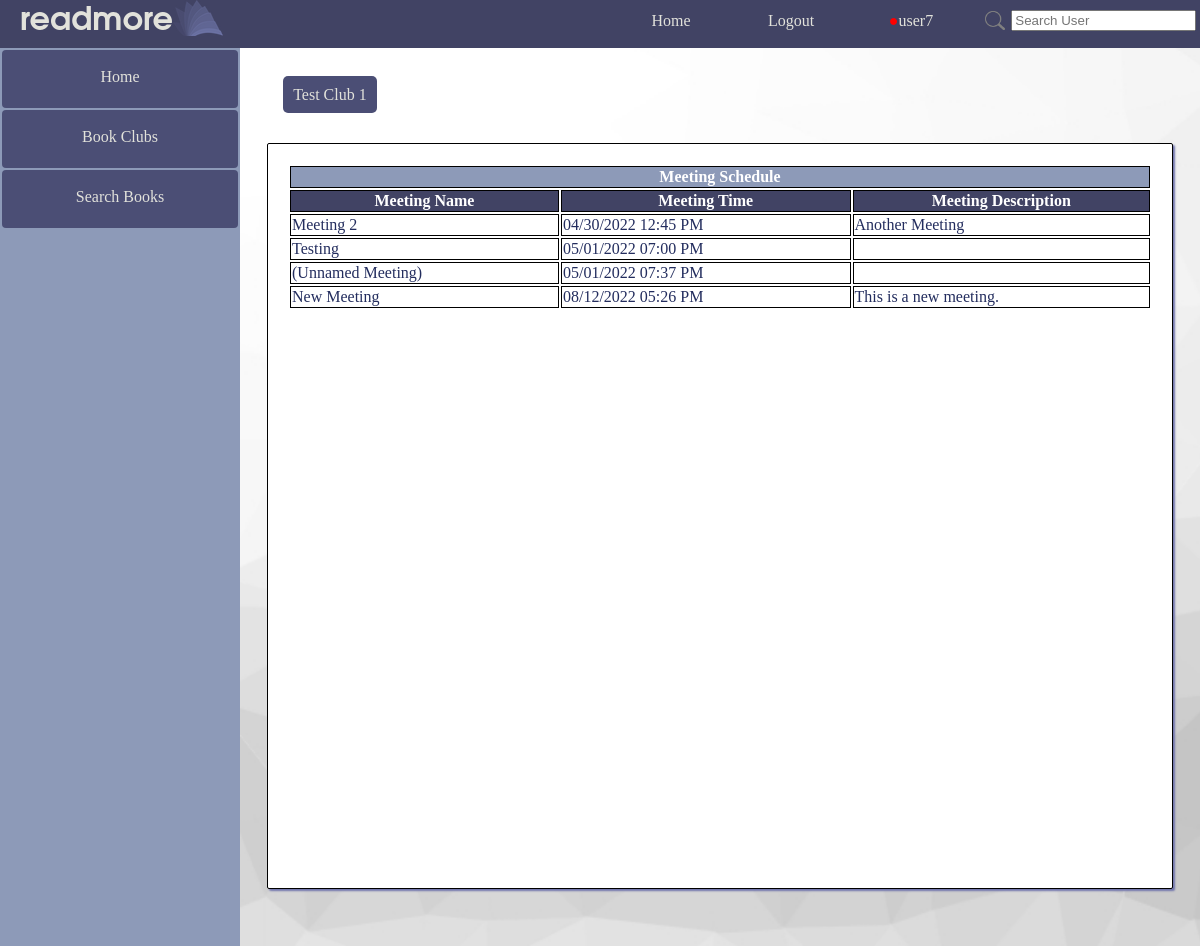
/readmore/club_schedule/2/ (signed in), run on the app's committed database.
### readmore_app/models.py (models this page shows)
class Club(models.Model):
    club_id = models.AutoField(primary_key=True)
    club_name = models.CharField(max_length=100)
    club_description = models.TextField(blank=True)
    club_owner = models.ForeignKey(UserExt, on_delete=models.CASCADE)
    club_users = models.ManyToManyField(UserExt, related_name="user_clubs")
    club_pending_invites = models.ManyToManyField('UserExt', related_name="pending_invites", blank=True)
    club_library = models.ManyToManyField('ClubBook', related_name='clubs', blank=True)

class Meeting(models.Model):
    meeting_id = models.AutoField(primary_key=True)
    meeting_name = models.CharField(max_length=100, blank=True)
    meeting_description = models.TextField(blank=True)
    meeting_club = models.ForeignKey(Club, models.CASCADE)
    meeting_time = models.DateTimeField()
    @staticmethod
    def update_meetings(club_id):
        club = Club.objects.get(pk=club_id)
        club_meetings = Meeting.objects.filter(meeting_club=club)
        delete_ids = []
        for meeting in club_meetings:
            if meeting.meeting_time < timezone.now():
                delete_ids.append(meeting.meeting_id)
        for id in delete_ids:
            Meeting.objects.get(pk=id).delete()
        return bool(delete_ids)

### readmore_app/views.py (the view)
# urls.py: path('club_schedule/<int:club_id>/', views.club_schedule, name='club_schedule'),
def club_schedule(request, club_id):
    if not request.user.is_authenticated:
        return HttpResponseRedirect(reverse("readmore_app:login"))
    real_user = UserExt.objects.get(pk=request.user.id)
    club = get_object_or_404(Club, club_id=club_id)
    meetings = Meeting.objects.filter(meeting_club=club).order_by('meeting_time')
    Meeting.update_meetings(club_id)
    if real_user == club.club_owner:
        message = False
        if request.method != "POST":
            form = meetingform()
            return render(request, "readmore_app/schedule.html", {"real_user": real_user, "club": club, 'meetings': meetings, 'form': form})
        else:
            form = meetingform(request.POST)
            if form.is_valid():
                new_meeting = Meeting()
                new_meeting.meeting_club = club
                new_meeting.meeting_name = form.cleaned_data['meeting_name']
                new_meeting.meeting_time = datetime.combine(form.cleaned_data['meeting_date'], form.cleaned_data['meeting_time'])
                new_meeting.meeting_description = form.cleaned_data['meeting_description']
                new_meeting.save()
                message = "New Meeting Saved to Schedule"
                form = meetingform()
            meetings = Meeting.objects.filter(meeting_club=club).order_by('meeting_time')
            return render(request, "readmore_app/schedule.html", {"real_user": real_user, "club": club, 'meetings': meetings, 'form': form, 'message': message})
    else:
        return render(request, "readmore_app/schedule_member_view.html", {"real_user": real_user, 'meetings': meetings, "club": club})

### readmore_app/templatetags/extras.py (called while the page is built)
@register.simple_tag
def num_notifications(user_id):
    try:
        this_user = UserExt.objects.get(pk=user_id)
        return Notification.objects.filter(notification_user=this_user).count()
    except Exception as e:
        return ""

### readmore_app/templates/readmore_app/schedule_member_view.html (shortened to what this page needs)
{% extends parent_template|default:"base.html" %}
{% load static %}
{% load extras %}
{% block content %}
<div style="display:flex;flex-direction: column;align-items: center;padding: 4% 0%;margin-left:0%;height:fit-content;">
<div style="align-self: flex-start;margin-left: 4.5%;">
	<a class="anchor_button" href="{% url 'readmore_app:club' club.club_id %}" style="margin-top: 1.5%; ">{{ club.club_name }}</a>
</div>
<div class="basic_card" style="width: 90%;">
<center>
    <table id="schedule" style="margin-bottom: 100px; width: 100%;">
        <tr><th colspan="3" style="text-align: center; background: #8d9ab8; color: white;">Meeting Schedule</th></tr>
        <tr>
            <th style="background: #414364; color: white;">Meeting Name</th>
            <th style="background: #414364; color: white;">Meeting Time</th>
            <th style="background: #414364; color: white;">Meeting Description</th>
        </tr>
        {% for meeting in meetings %}
        <tr>
            <td style="max-width: 20vw; word-wrap: break-word;">{% if not meeting.meeting_name %}(Unnamed Meeting){% endif %}{{ meeting.meeting_name }}</td>
            <td style="max-width: 15vw;">{{ meeting.meeting_time|date:'m/d/Y h:i A' }}</td>
            <td style="max-width: 40vw;word-wrap: break-word;">{{ meeting.meeting_description }}</td>
        </tr>
        {% endfor %}
    </table>
    </center>
</div>
{% endblock %}

### templates/base.html (shortened to what this page needs)
{% load extras %}
{% load static %}
<!DOCTYPE html>
<html lang="en">
  <head>
    <link rel=stylesheet href="{% static 'readmore_app/style.css' %}">
  </head>
  <body>
    <div class="container" >
      <div class="navbar navbar_wrapper">
        <div class="navbar">
          <div><h2 class="logo">readmore</h2></div>
          <div><img src="{% static 'readmore_app/logo_small.png' %}"></div>
        </div>
        <div class="navbar_links" style="padding-right:2%;">
          <a class="link" href="{% url 'readmore_app:index' %}">Home</a>
          {% if not user.is_authenticated %}
          <a class="link" href="{% url 'readmore_app:login' %}" >Login</a>
          <a class="link" href="{% url 'readmore_app:registration' %}">Register</a>
          {% else %}
          <a href="{% url 'readmore_app:logout' %}" >Logout</a>
          <div id="drop">
              {% num_notifications user.id as has_notifications %}
              <a  href="{% url 'readmore_app:profile' user.id %}" style="padding-bottom:17px;"><span id="notification_dot" style="color: red;">{% if has_notifications %}●{% endif %}</span>{{ user.username }}</a>
          </div>
          <div style="padding: 0.5%;">
            <form style="display: flex; left: 0px; position: relative; top:7px; align-items: center;" class="link" method="POST" action="{% url 'readmore_app:user_search_results' %}">
              <input type="image" width="20px" style="margin-right: 3%;" src="{% static 'readmore_app/logo_search.png' %}">
              <input type="text" placeholder="Search User" name="search_query" >
            </form>
          </div>
          {% endif %}
        </div>
      </div>
      <div class="content-container">
          {% if user.is_authenticated %}
          <div class="sidebar">
              <a href="{% url 'readmore_app:index' %}">Home</a>
              <a href="{% url 'readmore_app:book_clubs' %}">Book Clubs</a>
              <a href="{% url 'readmore_app:search_book' %}">Search Books</a>
          </div>
          <main style="margin:0;">
          {% endif %}
          {% block content %}{% endblock %}
          </main>
      </div>
    </div>
  </body>
</html>

### readmore_app/static/readmore_app/style.css (style rules this page uses)
body { font-family: Garamond, Georgia, serif; margin:0; overflow: hidden; }
a { text-decoration: none; }
h2.logo { color:#e2e2db; font-family:Arial, Helvetica, sans-serif; font-weight:800px; margin-left: 20px; font-size:32px; margin-top: 6px; }
.container { display:flex; flex-flow: column; height: inherit; overflow: hidden; }
.content-container { display: flex; justify-content: start; flex-direction: row; flex-wrap: nowrap; height: 100vh; }
h2.logo { color:#e2e2db; font-family: Avantgarde, TeX Gyre Adventor, URW Gothic L, sans-serif; font-weight:800px; margin-left: 20px; font-size:32px; margin-top: 6px; }
main { background-image: url(white_background.jpg); background-attachment:scroll; background-size:cover; display: flex; width: 80%; min-height: 100%; height: 100% auto; color: #232D5E; overflow-y: auto; overflow-x: hidden; justify-content:center; }
main > * { margin-left: 4.5%; }
main > div { width: 100%; }
#drop { display: flex; flex-direction: column; align-content: center; align-items: center; margin-right:2%; }
.basic_card { border-radius: 2px; box-shadow: 2px 2px 2px#7074ac; border-color: black; width: 100%; background-color: white; min-height: 70vh; height:fit-content; overflow: hidden; border-style: solid; border-width: 1px; padding: 20px; padding-bottom: 10%; margin: 4%; }
.anchor_button { border-radius: 5px; color: #e2e2db; height: auto; width: fit-content; border: none; padding: 10px; background: #4b4e75; }
div.sidebar { position: relative; text-align: center; background: #8d9ab8; width:20%; height:100vh; }
.sidebar a { margin: 2px 2px 2px 2px; border-radius: 4px; color: #e2e2db; height: 30px; display:block; width:auto; border:none; padding: 10px; padding-top: 18px ; background: #4b4e75; }
.navbar_wrapper { padding-right: 2%; width:100%; }
.navbar { height:3em; }
div.navbar { float:initial; display: flex; border: none; position: relative; background: #414364; z-index: 1; justify-content: space-between; }
.navbar a { min-width: 120px; text-align: center; border-radius: 4px; font-size: medium; text-decoration: none; color: #e2e2db; background: none; padding: 12px 0px; }
.navbar_links { float:initial; display: flex; border: none; position: relative; z-index: 1; justify-content: space-between; }

### readmore_app/templates/readmore_app/schedule_member_view.html (style rules this page uses)
#schedule td { border: 1px solid black; }
#schedule th { border: 1px solid black; }

### data on the page
Club: club_name "Test Club 1"
Meeting: meeting_name "Meeting 2", meeting_time "04/30/2022 12:45 PM", meeting_description "Another Meeting"
Meeting: meeting_name "Testing", meeting_time "05/01/2022 07:00 PM"
Meeting: meeting_name "(Unnamed Meeting)", meeting_time "05/01/2022 07:37 PM"
Meeting: meeting_name "New Meeting", meeting_time "08/12/2022 05:26 PM", meeting_description "This is a new meeting."

### other printed values
{{ user.username }} "user7"
